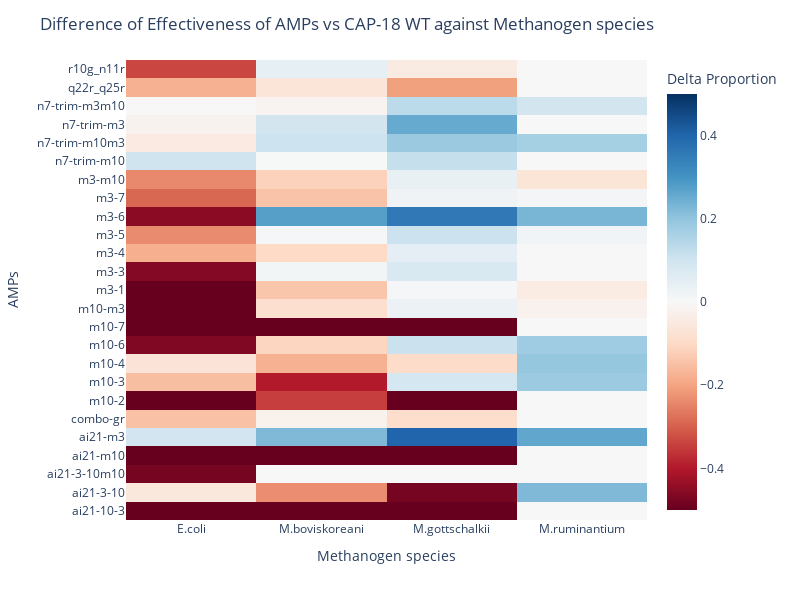

Notebook code for this chart:
### Code cell
# graph
fig = px.density_heatmap(AMP10uM, 
                         x = "Methanogen_species", 
                         y= "AMP_ID", 
                         z = "delta", 
                         histfunc="avg",
                         width = 800, 
                         height = 600, 
                         color_continuous_scale="RdBu"
                         )
fig.update_coloraxes(colorbar_title="Delta Proportion")
fig.update_layout(title="Difference of Effectiveness of AMPs vs CAP-18 WT against Methanogen species", yaxis_title = "AMPs", xaxis_title ="Methanogen species")
fig.update_layout(coloraxis = dict(cmin = -0.5, cmax = 0.5))
fig.show(renderer='vscode')

### Figure 1 — Plotly figure (JSON) as saved in the notebook; plotly's stock layout.template omitted (floating-point values rounded to 4 significant figures; data arrays with more than 128 entries replaced by an {"elided": "..."} marker saying what was removed)
{"data": [{"coloraxis": "coloraxis", "histfunc": "avg", "hovertemplate": "Methanogen_species=%{x}<br>AMP_ID=%{y}<br>avg of delta=%{z}<extra></extra>", "name": "", "type": "histogram2d", "x": {"elided": "342 str values"}, "xaxis": "x", "xbingroup": "x", "y": {"elided": "342 str values"}, "yaxis": "y", "ybingroup": "y", "z": {"elided": "342 float values"}}], "layout": {"coloraxis": {"cmax": 0.5, "cmin": -0.5, "colorbar": {"title": {"text": "Delta Proportion"}}, "colorscale": [[0, "rgb(103,0,31)"], [0.1, "rgb(178,24,43)"], [0.2, "rgb(214,96,77)"], [0.3, "rgb(244,165,130)"], [0.4, "rgb(253,219,199)"], [0.5, "rgb(247,247,247)"], [0.6, "rgb(209,229,240)"], [0.7, "rgb(146,197,222)"], [0.8, "rgb(67,147,195)"], [0.9, "rgb(33,102,172)"], [1, "rgb(5,48,97)"]]}, "height": 600, "legend": {"tracegroupgap": 0}, "margin": {"t": 60}, "title": {"text": "Difference of Effectiveness of AMPs vs CAP-18 WT against Methanogen species"}, "width": 800, "xaxis": {"anchor": "y", "domain": [0, 1], "title": {"text": "Methanogen species"}}, "yaxis": {"anchor": "x", "domain": [0, 1], "title": {"text": "AMPs"}}}}
